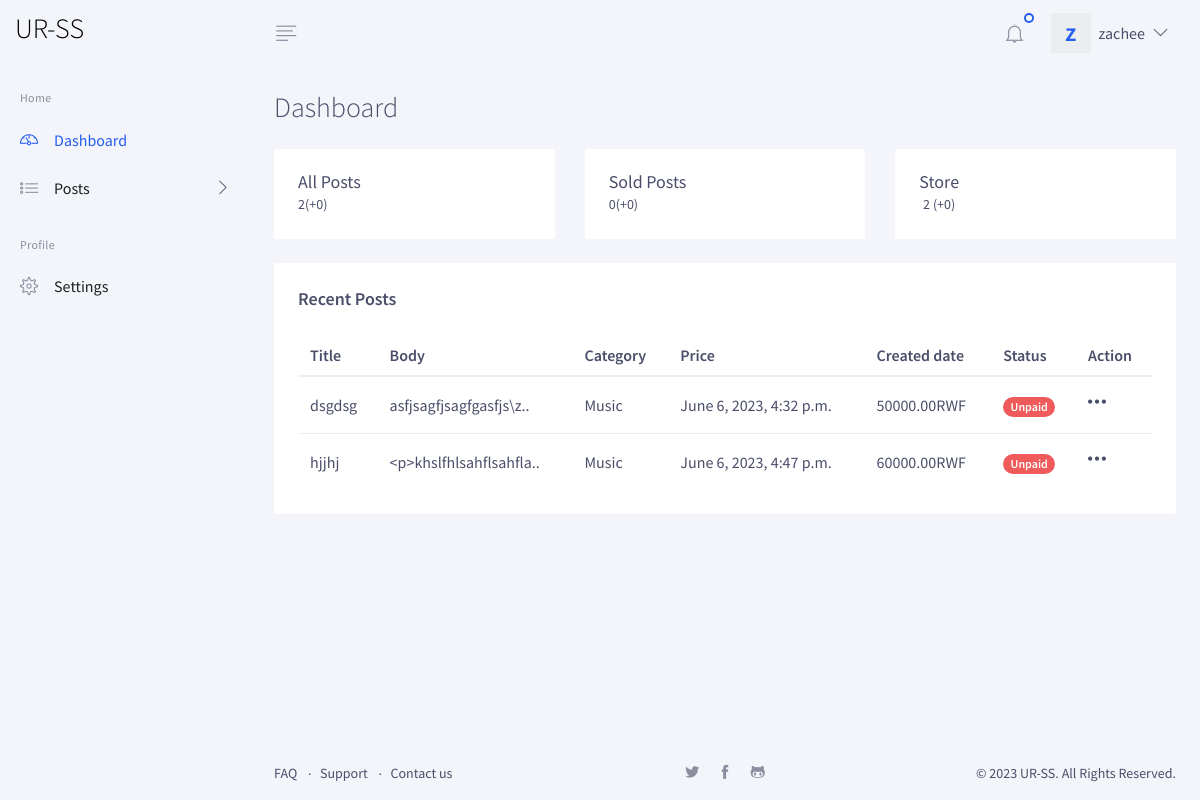
Page /home/ (signed in) on the committed database.
### account/models.py (models this page shows, shortened)
class CustomUser(AbstractBaseUser, PermissionsMixin):
    email = models.EmailField(max_length=255, unique=True, null=True)
    first_name = models.CharField(max_length=100, blank=False, null=False)
    last_name = models.CharField(max_length=100, blank=False, null=False)
    gender =  models.CharField( max_length=100,choices=Gender,blank=False, null=False)
    telephone = models.CharField(max_length=20, blank=False, null=False, unique=True)
    is_client = models.BooleanField(default=False)
    is_author = models.BooleanField(default=False)
    is_active = models.BooleanField(default=True)
    is_staff = models.BooleanField(default=False)
    objects = UserManager()
    USERNAME_FIELD = 'telephone'
    REQUIRED_FIELDS = ['first_name', 'last_name']
    class Meta:
        verbose_name = "User"

### core/models.py (models this page shows, shortened)
class Post(models.Model):
    author = models.ForeignKey(CustomUser, on_delete=models.CASCADE)
    title = models.CharField(max_length = 225)
    intro =models.CharField(max_length=225, null=True)
    body = models.TextField()
    category = models.CharField(max_length=225, default="Music")
    slug = models.SlugField(null=True)
    price= models.DecimalField(max_digits=10, decimal_places=2)
    image = models.ImageField(upload_to = "images")
    status = models.CharField(max_length=100, choices=payments, blank=True, default='Unpaid')
    updated = models.DateTimeField(auto_now=True)
    created = models.DateTimeField(auto_now_add=True)
    class Meta:
            ordering = ['created']

### core/views.py (the view)
# urls.py: path('home/', HomePageView.as_view(), name = 'home'),
class HomePageView(LoginRequiredMixin, ListView):
    template_name = 'admin/home.html'
    model = Post
    def get_context_data(self, *args, **kwargs):
        today = datetime.date.today()
        context = super().get_context_data(*args, **kwargs)
        post_num= Post.objects.filter(author=self.request.user).count()
        post_num_recent= Post.objects.filter(author=self.request.user, updated__gt=today).count()
        all_post = Post.objects.filter(author=self.request.user)
        all_post_sold_num = Post.objects.filter(author=self.request.user, status='Paid').count()
        all_post_waiting_num = Post.objects.filter(author=self.request.user, status='Unpaid').count()
        all_post_sold_num_recent = Post.objects.filter(author=self.request.user, status='Paid', updated__gt=today).count()
        all_post_waiting_num_recent = Post.objects.filter(author=self.request.user, status='Unpaid', updated__gt=today).count()
        user = CustomUser.objects.all()
        context['all_post_sold_num_recent'] = all_post_sold_num_recent
        context['all_post_waiting_num_recent'] = all_post_waiting_num_recent
        context['all_post_sold_num'] = all_post_sold_num
        context['all_post_waiting_num'] = all_post_waiting_num
        context['post_num_recent'] = post_num_recent
        context['post_num'] = post_num
        context['all_post'] = all_post
        context['user'] = user
        return context

### templates/admin/home.html (shortened to what this page needs)
{% extends 'admin/_base.html' %}
{% block home-state %}active{% endblock %}
{% block content %}
 <div class="py-4 px-3 px-md-4">
            <div class="mb-3 mb-md-4 d-flex justify-content-between">
                <div class="h3 mb-0">Dashboard</div>
            </div>
            <div class="row">
                <div class="col-md-6 col-xl-4 mb-3 mb-md-4">
                    <div class="card flex-row align-items-center p-3 p-md-4">
                        <div>
                            <h5 class="lh-1 mb-0">All Posts</h5>
                            <small>{{post_num}}(+{{post_num_recent}})</small>
                        </div>
                    </div>
                </div>
                <div class="col-md-6 col-xl-4 mb-3 mb-md-4">
                    <div class="card flex-row align-items-center p-3 p-md-4">
                        <div>
                            <h5 class="lh-1 mb-0">Sold Posts</h5>
                            <small>{{all_post_sold_num}}(+{{all_post_sold_num_recent}})</small>
                        </div>
                        </div>
                </div>
                <div class="col-md-6 col-xl-4 mb-3 mb-md-4">
                    <div class="card flex-row align-items-center p-3 p-md-4 text-center">
                        <div>
                            <h5 class="lh-1 mb-0">Store</h5>
                            <small>{{all_post_waiting_num}} (+{{all_post_waiting_num_recent}})</small>
                        </div>
                    </div>
                </div>
            </div>
            <div class="row">
                <div class="col-12">
                    <div class="card mb-3 mb-md-4">
                        <div class="card-header">
                            <h5 class="font-weight-semi-bold mb-0">Recent Posts</h5>
                        </div>
                        <div class="card-body pt-0">
                            <div class="table-responsive-xl">
                                <table class="table text-nowrap mb-0">
                                    <thead>
                                    <tr>
                                    <th class="font-weight-semi-bold border-top-0 py-2">Title</th>
                                    <th class="font-weight-semi-bold border-top-0 py-2">Body</th>
                                    <th class="font-weight-semi-bold border-top-0 py-2">Category</th>
                                    <th class="font-weight-semi-bold border-top-0 py-2">Price</th>
                                    <th class="font-weight-semi-bold border-top-0 py-2">Created date</th>
                                    <th class="font-weight-semi-bold border-top-0 py-2">Status</th>
                                    <th class="font-weight-semi-bold border-top-0 py-2">Action</th>
                                    </tr>
                                    </thead>
                                    <tbody>
                                        {%if all_post%} {% for post in all_post%}
                                    <tr>
                                          <td class="align-middle py-3">
                                            <div class="d-flex align-items-center">{{post.title}}</div>
                                          </td>
                                          <td class="py-3">{{post.body|slice:":21"}}..</td>
                                          <td class="py-3">{{post.category}}</td>
                                          <td class="py-3">{{post.created}}</td>
                                          <td class="py-3">{{post.price}}RWF</td>
                                          <td class="py-3">
                                            {%if post.status == 'Unpaid'%}
                                            <span class="badge badge-pill badge-danger"
                                              >{{post.status}}</span
                                            >
                                            {%else%}
                                            <span class="badge badge-pill badge-success"
                                              >{{post.status}}</span
                                            >
                                            {%endif%}
                                          </td>
                                        <td class="py-3">
                                            <div class="position-relative">
                                                <a id="dropDown16Invoker" class="link-dark d-flex" href="#" aria-controls="dropDown16" aria-haspopup="true" aria-expanded="false" data-unfold-target="#dropDown16" data-unfold-event="click" data-unfold-type="css-animation" data-unfold-duration="300" data-unfold-animation-in="fadeIn" data-unfold-animation-out="fadeOut">
                                                    <i class="gd-more-alt icon-text"></i>
                                                </a>
                                            </div>
                                        </td>
                                    </tr>
                                    {%endfor%} {%else%}
                                    <tr>
                                      <td colspan="6" align="center">You didn't post today</td>
                                    </tr>
                                    {%endif%}
                                    </tbody>
                                </table>
                            </div>
                        </div>
                    </div>
                </div>
            </div>
        </div>
{% endblock %}

### templates/admin/_base.html (shortened to what this page needs)
{% load static %}
<!DOCTYPE html>
<html lang="en">
<head>
    <link rel="stylesheet" href="{% static 'public/demo/chartist.css' %}">
    <link rel="stylesheet" href="{% static 'public/demo/chartist-plugin-tooltip.css' %}">
    <link rel="stylesheet" href="{% static 'public/graindashboard/css/graindashboard.css' %}">
    <link href="https://cdn.jsdelivr.net/npm/summernote@0.8.18/dist/summernote-lite.min.css" rel="stylesheet">
</head>
<body class="has-sidebar has-fixed-sidebar-and-header">
<header class="header bg-body">
    <nav class="navbar flex-nowrap p-0">
        <div class="navbar-brand-wrapper d-flex align-items-center col-auto">
            <a class="navbar-brand navbar-brand-desktop text-center" href="/" style="color:black;text-align:center;">
                    <h3>UR-SS</h3>
                </a>
        </div>
        <div class="header-content col px-md-3">
            <div class="d-flex align-items-center">
                <a  class="js-side-nav header-invoker d-flex mr-md-2" href="#"
                    data-close-invoker="#sidebarClose"
                    data-target="#sidebar"
                    data-target-wrapper="body">
                    <i class="gd-align-left"></i>
                </a>
                <div class="dropdown ml-auto">
                    <a id="notificationsInvoker" class="header-invoker" href="#" aria-controls="notifications" aria-haspopup="true" aria-expanded="false" data-unfold-event="click" data-unfold-target="#notifications" data-unfold-type="css-animation" data-unfold-duration="300" data-unfold-animation-in="fadeIn" data-unfold-animation-out="fadeOut">
                        <span class="indicator indicator-bordered indicator-top-right indicator-primary rounded-circle"></span>
                        <i class="gd-bell"></i>
                    </a>
                </div>
                <div class="dropdown mx-3 dropdown ml-2">
                    <a id="profileMenuInvoker" class="header-complex-invoker" href="#" aria-controls="profileMenu" aria-haspopup="true" aria-expanded="false" data-unfold-event="click" data-unfold-target="#profileMenu" data-unfold-type="css-animation" data-unfold-duration="300" data-unfold-animation-in="fadeIn" data-unfold-animation-out="fadeOut">
                        {% if request.user.is_authenticated %}
                        <span class="mr-md-2 avatar-placeholder">{{request.user.first_name.0}}</span>
                        <span class="d-none d-md-block">{{request.user.first_name}}</span>
                        {%endif%}
                        <i class="gd-angle-down d-none d-md-block ml-2"></i>
                    </a>
                </div>
            </div>
        </div>
    </nav>
</header>
<main class="main">
    <aside id="sidebar" class="js-custom-scroll side-nav">
        <ul id="sideNav" class="side-nav-menu side-nav-menu-top-level mb-0">
            <li class="sidebar-heading h6">Home</li>
            <li class="side-nav-menu-item {% block home-state %}{% endblock %}">
                <a class="side-nav-menu-link media align-items-center" href="{% url 'home' %}">
              <span class="side-nav-menu-icon d-flex mr-3">
                <i class="gd-dashboard"></i>
              </span>
                    <span class="side-nav-fadeout-on-closed media-body">Dashboard</span>
                </a>
            </li>
            <li class="side-nav-menu-item side-nav-has-menu">
                <a class="side-nav-menu-link media align-items-center" href="#"
                   data-target="#subPosts">
                  <span class="side-nav-menu-icon d-flex mr-3">
                    <i class="gd-list"></i>
                  </span>
                    <span class="side-nav-fadeout-on-closed media-body">Posts</span>
                    <span class="side-nav-control-icon d-flex">
                <i class="gd-angle-right side-nav-fadeout-on-closed"></i>
              </span>
                </a>
            </li>
            <li class="sidebar-heading h6">Profile</li>
            <li class="side-nav-menu-item {% block profile-state %}{% endblock %}">
                <a class="side-nav-menu-link media align-items-center" href="{% url 'profile' %}">
              <span class="side-nav-menu-icon d-flex mr-3">
                <i class="gd-settings"></i>
              </span>
                    <span class="side-nav-fadeout-on-closed media-body">Settings</span>
                </a>
            </li>
        </ul>
    </aside>
    <div class="content">
    {% block content %}
    {% endblock %}
        <footer class="small p-3 px-md-4 mt-auto">
            <div class="row justify-content-between">
                <div class="col-lg text-center text-lg-left mb-3 mb-lg-0">
                    <ul class="list-dot list-inline mb-0">
                        <li class="list-dot-item list-dot-item-not list-inline-item mr-lg-2"><a class="link-dark" href="#">FAQ</a></li>
                        <li class="list-dot-item list-inline-item mr-lg-2"><a class="link-dark" href="#">Support</a></li>
                        <li class="list-dot-item list-inline-item mr-lg-2"><a class="link-dark" href="#">Contact us</a></li>
                    </ul>
                </div>
                <div class="col-lg text-center mb-3 mb-lg-0">
                    <ul class="list-inline mb-0">
                        <li class="list-inline-item mx-2"><a class="link-muted" href="#"><i class="gd-twitter-alt"></i></a></li>
                        <li class="list-inline-item mx-2"><a class="link-muted" href="#"><i class="gd-facebook"></i></a></li>
                        <li class="list-inline-item mx-2"><a class="link-muted" href="#"><i class="gd-github"></i></a></li>
                    </ul>
                </div>
                <div class="col-lg text-center text-lg-right">
                    &copy; 2023 UR-SS. All Rights Reserved.
                </div>
            </div>
        </footer>
    </div>
</main>
</body>
</html>

### rows in the picture
CustomUser: user.first_name.0 "z", user.first_name "zachee"
Post: title "dsgdsg", body "asfjsagfjsagfgasfjs\\z", category "Music", created "June 6, 2023, 4:32 p.m.", price "50000.00", status "Unpaid"
Post: title "hjjhj", body "<p>khslfhlsahflsahfla", category "Music", created "June 6, 2023, 4:47 p.m.", price "60000.00", status "Unpaid"

### other values in the picture
{{ post_num }} "2"
{{ post_num_recent }} "0"
{{ all_post_sold_num }} "0"
{{ all_post_sold_num_recent }} "0"
{{ all_post_waiting_num }} "2"
{{ all_post_waiting_num_recent }} "0"
